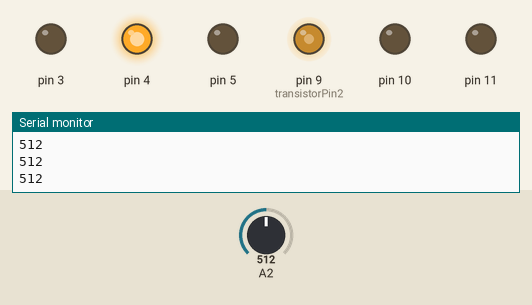
Bench run of a sketch on a simulated Arduino Uno, built with avr-gcc and run on an emulated ATmega328P. Parts: output pins drawn as LEDs (lit = HIGH), the last lines printed to the serial monitor. The test bench sets the inputs (shaded band); at power-on: A2 = 512.

Above: at 1.2 s.
1.3 s: A2 set to 716
At 2.3 s:
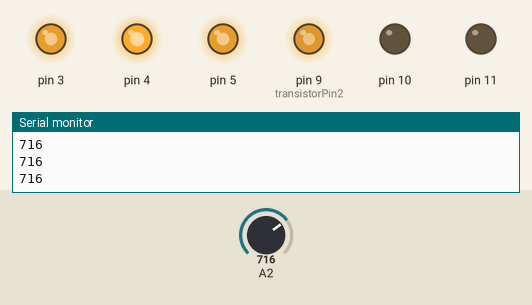
2.8 s: A2 set to 900
At 3.9 s:
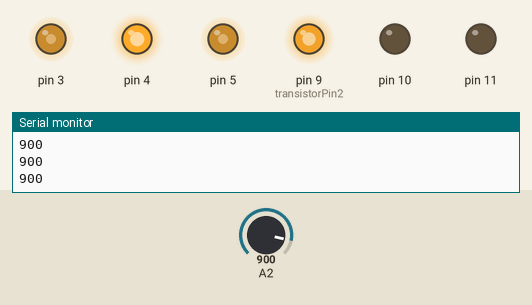
4.3 s: A2 set to 1023
At 5.5 s:
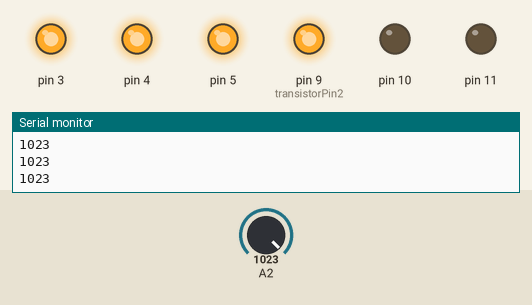
5.8 s: A2 set to 511
At 7.0 s:
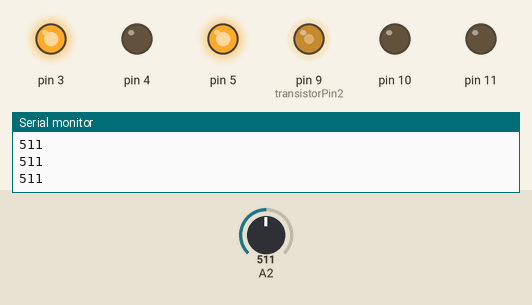
7.3 s: A2 set to 306
At 8.5 s:
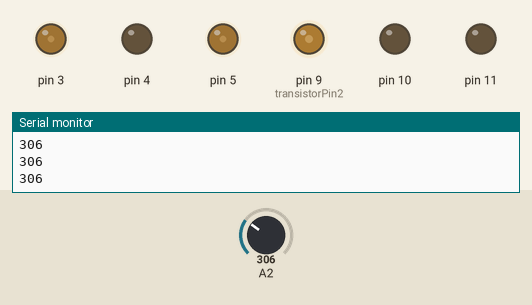
8.8 s: A2 set to 122
At 9.2 s:
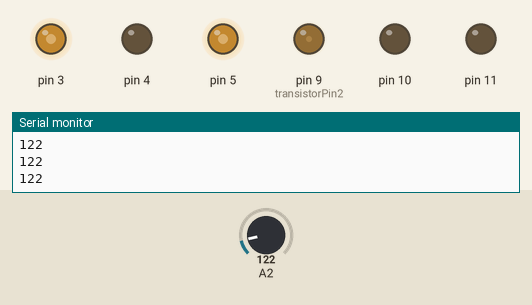
Timing chart, 0 to 11.3 s (numbered marks = the images above; inputs shaded):
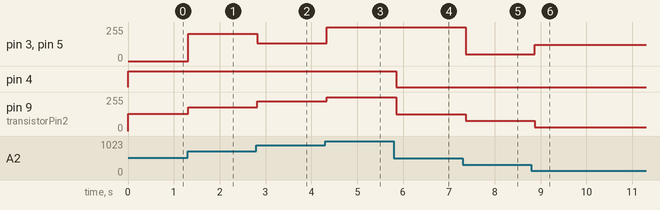

Measured:
- after the input at 1.3 s, pin 3, pin 5: 0/255 → 204/255 at once; pin 9 (transistorPin2): 128/255 → 179/255 at once
- after the input at 2.8 s, pin 3, pin 5: 204/255 → 132/255 at once; pin 9 (transistorPin2): 179/255 → 225/255 at once
- after the input at 4.3 s, pin 3, pin 5: 132/255 → 255/255 at once; pin 9 (transistorPin2): 225/255 → 255/255 at once
- after the input at 5.8 s, pin 4: HIGH → LOW after 0.05 s; pin 9 (transistorPin2): 255/255 → 127/255 after 0.05 s
- after the input at 7.3 s, pin 3, pin 5: 255/255 → 50/255 after 0.06 s; pin 9 (transistorPin2): 127/255 → 76/255 after 0.06 s
- after the input at 8.8 s, pin 3, pin 5: 50/255 → 122/255 after 0.08 s; pin 9 (transistorPin2): 76/255 → 30/255 after 0.08 s

The sketch:

Potenciometro_com_LED_e_Serial.pde
```cpp
#include <Servo.h>

#define P0 0    // Porta Digital 0  -  Led 1  -
#define P1 1    // Porta Digital 1  -  Led 2
#define P2 2    // Porta Digital 2  -  Led 3  -  PWM
#define P3 3    // Porta Digital 3  -  Led 4
#define P4 4    // Porta Digital 4  -  Led 5  -  PWM
#define P5 5    // Porta Digital 5  -  Led 6  -  PWM
#define P6 6    // Porta Digital 6  -  Led 7
#define P7 7    // Porta Digital 7  -  Led 8
#define P8 8    // Porta Digital 8  -  Transistor Q3
#define P9 9    // Porta Digital 9  -  Transistor Q2  -  PWM
#define P10 10  // Porta Digital 10 -  Servo1  -  PWM
#define P11 11  // Porta Digital 11 -  Servo2  -  PWM
#define P12 12  // Porta Digital 12 -  Buzzer
#define P13 13  // Porta Digital 13 -  Led 9
#define AP0 14  // Porta Analogica 0
#define AP1 15  // Porta Analogica 1
#define AP2 16  // Porta Analogica 2
#define AP3 17  // Porta Analogica 3
#define AP4 18  // Porta Analogica 4
#define AP5 19  // Porta Analogica 5

#define A0 0    // Porta Analogica 0 - LDR
#define A1 1    // Porta Analogica 1 - POT 1
#define A2 2    // Porta Analogica 2 - POT 2
#define A3 3    // Porta Analogica 3 - Transistor Q5
#define A4 4    // Porta Analogica 4 - Transistor Q4
#define A5 5    // Porta Analogica 3 - Chave

#define LED_1 0
#define LED_2 1
#define LED_3 2
#define LED_4 3
#define LED_5 4
#define LED_6 5
#define LED_7 6
#define LED_8 7
#define LED_9 13

#define Q2 9
#define Q3 8
#define Q4 17
#define Q5 18

#define LDR  0
#define POT1 1
#define POT2 2
#define CHAVE 5
int pos = 0;    // variable to store the servo position

int transistorPin1 = P8;
int transistorPin2 = P9;
int transistorPin3 = AP3;
int transistorPin4 = AP4;

int inPin = AP5;

int val = 0;

Servo myservo9;  // create servo object to control a servo

void setup() {
 // myservo9.attach(10);  // attaches the servo on pin 9 to the servo object

  pinMode(2, INPUT);
  pinMode(5, OUTPUT);
  pinMode(9, OUTPUT);
  pinMode(10, OUTPUT);
  pinMode(11, OUTPUT);
  pinMode(3, OUTPUT);
  pinMode(4, OUTPUT);
  Serial.begin(9600);
}

void loop(){
  analogWrite(3, analogRead(2));
  analogWrite(4, analogRead(2)/4);
  analogWrite(9, analogRead(2)/4);
  //analogWrite(9, 128);
  //digitalWrite (9, HIGH);
  pos = analogRead(2) / 7;
  //myservo9.write(pos);              // tell servo to go to position in variable 'pos'

  analogWrite(5, analogRead(2));
  Serial.println(analogRead(2));
  delay(100);

}
```

Potenciometro_com_LED_e_Serial.cpp
```cpp
#include <Servo.h>

#define P0 0    // Porta Digital 0  -  Led 1  -
#define P1 1    // Porta Digital 1  -  Led 2
#define P2 2    // Porta Digital 2  -  Led 3  -  PWM
#define P3 3    // Porta Digital 3  -  Led 4
#define P4 4    // Porta Digital 4  -  Led 5  -  PWM
#define P5 5    // Porta Digital 5  -  Led 6  -  PWM
#define P6 6    // Porta Digital 6  -  Led 7
#define P7 7    // Porta Digital 7  -  Led 8
#define P8 8    // Porta Digital 8  -  Transistor Q3
#define P9 9    // Porta Digital 9  -  Transistor Q2  -  PWM
#define P10 10  // Porta Digital 10 -  Servo1  -  PWM
#define P11 11  // Porta Digital 11 -  Servo2  -  PWM
#define P12 12  // Porta Digital 12 -  Buzzer
#define P13 13  // Porta Digital 13 -  Led 9
#define AP0 14  // Porta Analogica 0
#define AP1 15  // Porta Analogica 1
#define AP2 16  // Porta Analogica 2
#define AP3 17  // Porta Analogica 3
#define AP4 18  // Porta Analogica 4
#define AP5 19  // Porta Analogica 5

#define A0 0    // Porta Analogica 0 - LDR
#define A1 1    // Porta Analogica 1 - POT 1
#define A2 2    // Porta Analogica 2 - POT 2
#define A3 3    // Porta Analogica 3 - Transistor Q5
#define A4 4    // Porta Analogica 4 - Transistor Q4
#define A5 5    // Porta Analogica 3 - Chave

#define LED_1 0
#define LED_2 1
#define LED_3 2
#define LED_4 3
#define LED_5 4
#define LED_6 5
#define LED_7 6
#define LED_8 7
#define LED_9 13

#define Q2 9
#define Q3 8
#define Q4 17
#define Q5 18

#define LDR  0
#define POT1 1
#define POT2 2
#define CHAVE 5
#include "WProgram.h"
void setup();
void loop();
int pos = 0;    // variable to store the servo position

int transistorPin1 = P8;
int transistorPin2 = P9;
int transistorPin3 = AP3;
int transistorPin4 = AP4;

int inPin = AP5;

int val = 0;

//Servo myservo9;  // create servo object to control a servo

void setup() {
 // myservo9.attach(10);  // attaches the servo on pin 9 to the servo object

  pinMode(2, INPUT);
  pinMode(5, OUTPUT);
  pinMode(9, OUTPUT);
  pinMode(10, OUTPUT);
  pinMode(11, OUTPUT);
  pinMode(3, OUTPUT);
  pinMode(4, OUTPUT);
  Serial.begin(9600);
}

void loop(){
  analogWrite(3, analogRead(2));
  analogWrite(4, analogRead(2)/4);
  analogWrite(9, analogRead(2)/4);
  //analogWrite(9, 128);
  //digitalWrite (9, HIGH);
  pos = analogRead(2) / 7;
  //myservo9.write(pos);              // tell servo to go to position in variable 'pos'

  analogWrite(5, analogRead(2));
  Serial.println(analogRead(2));
  delay(100);

}


int main(void)
{
	init();

	setup();

	for (;;)
		loop();

	return 0;
}
```
